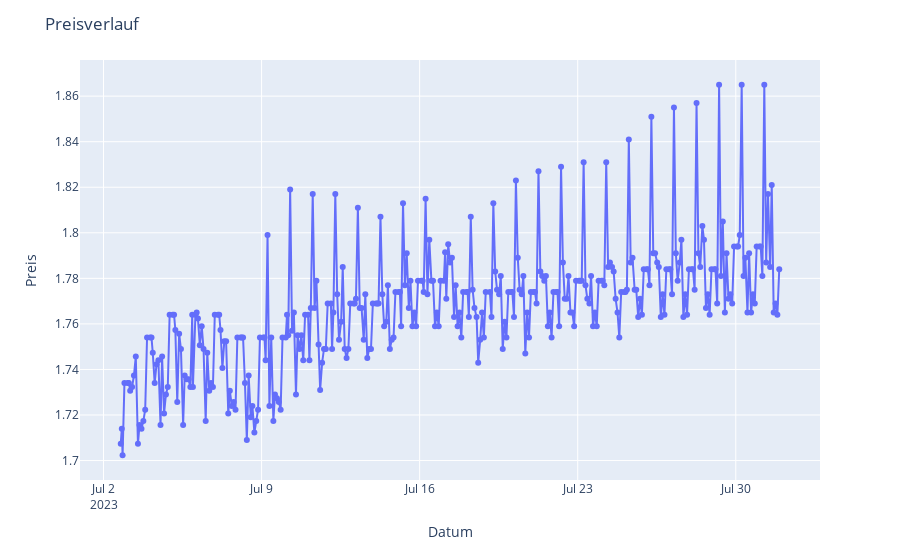

Source (notebook cell):
### Code cell
# Mit hoverover funktion
fig = px.line(df_1, x='Uhrzeit', y='Preis', hover_data=['Preis'], markers=True)

fig.update_layout(
    title='Preisverlauf',
    xaxis_title='Datum',
    yaxis_title='Preis'
)
fig.show()

### Figure 1 — Plotly figure (JSON) as saved in the notebook; plotly's stock layout.template omitted (floating-point values rounded to 4 significant figures; data arrays with more than 128 entries replaced by an {"elided": "..."} marker saying what was removed)
{"data": [{"hovertemplate": "Uhrzeit=%{x}<br>Preis=%{y}<extra></extra>", "legendgroup": "", "line": {"color": "#636efa", "dash": "solid"}, "marker": {"symbol": "circle"}, "mode": "markers+lines", "name": "", "orientation": "v", "showlegend": false, "x": {"elided": "352 str values"}, "xaxis": "x", "y": {"elided": "352 float values"}, "yaxis": "y", "type": "scatter"}], "layout": {"xaxis": {"anchor": "y", "domain": [0.0, 1.0], "title": {"text": "Datum"}}, "yaxis": {"anchor": "x", "domain": [0.0, 1.0], "title": {"text": "Preis"}}, "legend": {"tracegroupgap": 0}, "margin": {"t": 60}, "title": {"text": "Preisverlauf"}}}
